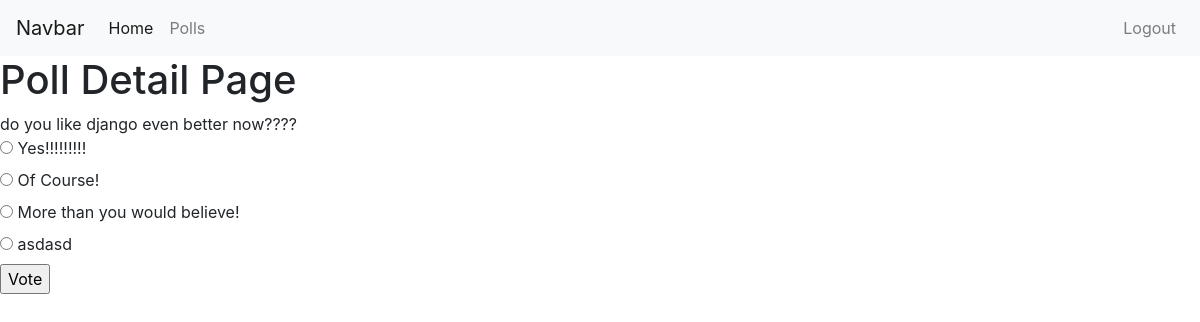
The page /polls/details/2/ (signed in) on the database its author committed.
### polls/models.py (models this page shows, shortened)
class Poll(models.Model):
    owner = models.ForeignKey(User, on_delete=models.CASCADE, default=1)
    text = models.CharField(max_length=255)
    pub_date = models.DateField()
    def __str__(self):
        return self.text

class Choice(models.Model):
    poll = models.ForeignKey(Poll, on_delete=models.CASCADE)
    choice_text = models.CharField(max_length=255)

### polls/views.py (the view)
# urls.py: path('details/<int:poll_id>/', views.poll_detail, name='detail'),
@login_required
def poll_detail(request, poll_id):
    poll = get_object_or_404(Poll, id=poll_id)
    context = {'poll': poll}
    return render(request, 'polls/poll_detail.html', context)

### polls/templates/polls/poll_detail.html (shortened to what this page needs)
{% extends 'base.html' %}
{% block content %}
<h1>Poll Detail Page</h1>
{{poll}}
<form action="{% url 'polls:vote' poll.id %}" method="post">
{% for choice in poll.choice_set.all %}
  <input type="radio"
         name="choice"
         id="choice{{ forloop.counter }}"
         value="{{choice.id}}"/>
  <label for="choice{{ forloop.counter }}">{{ choice.choice_text }}</label>
  <br/>
{% endfor %}
<input type="submit" value="Vote"/>
</form>
{% endblock %}

### rows shown on the page
Poll: text "do you like django even better now????"
Choice: choice_text "Yes!!!!!!!!!"
Choice: choice_text "Of Course!"
Choice: choice_text "More than you would believe!"
Choice: choice_text "asdasd"
